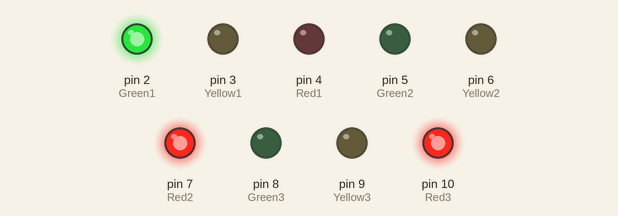
A sketch run on a simulated Arduino Uno, built with avr-gcc and run on an emulated ATmega328P. On the bench: output pins drawn as LEDs (lit = HIGH).

Above: at 0.1 s.
At 12.2 s:
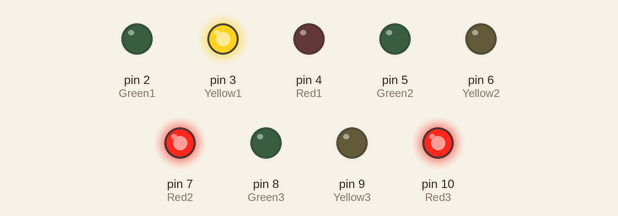
At 19.4 s:
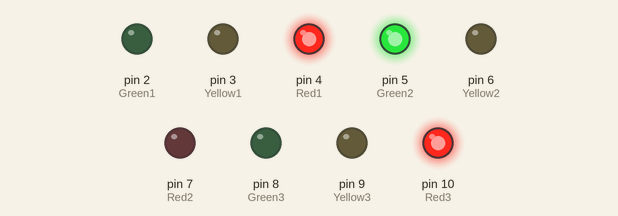
At 31.5 s:
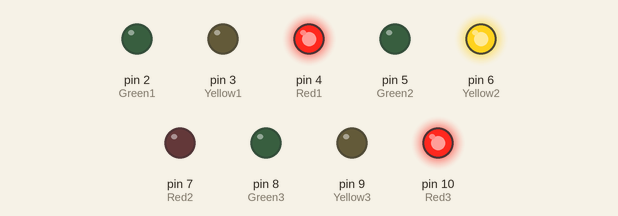
At 35.6 s:
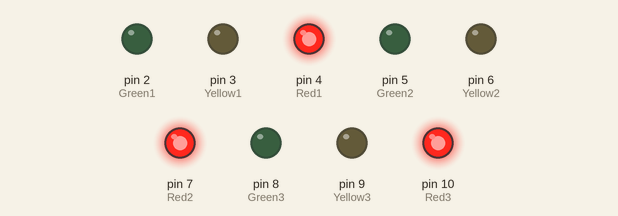
At 38.7 s:
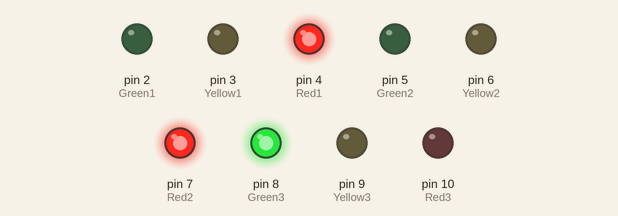
Timing chart, 0 to 40.0 s (numbered marks = the images above):
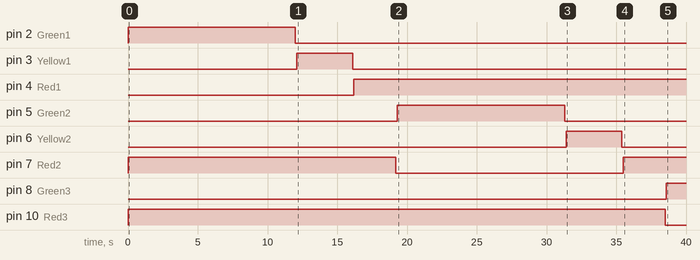

Measured:
- by itself, pin 2 (Green1): LOW → HIGH at 0.00 s, → LOW 12.0 s later
- by itself, pin 3 (Yellow1): LOW → HIGH at 12.1 s, → LOW 4.0 s later
- by itself, pin 4 (Red1): LOW → HIGH at 16.2 s
- by itself, pin 5 (Green2): LOW → HIGH at 19.3 s, → LOW 12.0 s later
- by itself, pin 6 (Yellow2): LOW → HIGH at 31.4 s, → LOW 4.0 s later
- by itself, pin 7 (Red2): LOW → HIGH at 0.00 s, → LOW 19.2 s later, → HIGH 16.3 s later
- by itself, pin 8 (Green3): LOW → HIGH at 38.6 s
- by itself, pin 10 (Red3): LOW → HIGH at 0.00 s, → LOW 38.5 s later

The sketch:

_4_TRAFFIC_LIGHTS.ino
```cpp
int Green1 = 2;
int Yellow1 = 3;
int Red1 = 4;
int Green2 = 5;
int Yellow2 = 6;
int Red2 = 7;
int Green3 = 8;
int Yellow3 = 9;
int Red3 = 10;

void setup() {

  // Initialize The LED Pins As Output Signals

  pinMode(Green1, OUTPUT);
  pinMode(Yellow1, OUTPUT);
  pinMode(Red1, OUTPUT);
  pinMode(Green2, OUTPUT);
  pinMode(Yellow2, OUTPUT);
  pinMode(Red2, OUTPUT);
  pinMode(Green3, OUTPUT);
  pinMode(Yellow3, OUTPUT);
  pinMode(Red3, OUTPUT);

  // Now The LEDs Are Initialized We Need To Tell The Arduino
  // Which Commands It Needs To Run In "VOID LOOP"

}

void loop() {


  //Turn On Red Lights Two And Three
  digitalWrite(Red2, HIGH);
  digitalWrite(Red3, HIGH);

  //Turn On/Off Green Light One
  digitalWrite(Green1, HIGH);
  delay(12000);
  digitalWrite(Green1, LOW);
  delay(100);

  //Turn On/Off Yellow Light One
  digitalWrite(Yellow1, HIGH);
  delay(4000);
  digitalWrite(Yellow1, LOW);
  delay(100);

  //Turn On Red Light One And Turn Off Red Light Two
  digitalWrite(Red1, HIGH);
  delay(3000);
  digitalWrite(Red2, LOW);
  delay(100);

  //Turn On/Off Green Light Two
  digitalWrite(Green2, HIGH);
  delay(12000);
  digitalWrite(Green2, LOW);
  delay(100);

  //Turn On/Off Yellow Light Two
  digitalWrite(Yellow2, HIGH);
  delay(4000);
  digitalWrite(Yellow2, LOW);
  delay(100);

  //Turn On Red Light Two And Turn Off Red Light Three
  digitalWrite(Red2, HIGH);
  delay(3000);
  digitalWrite(Red3, LOW);
  delay(100);

  //Turn On/Off Green Light Three
  digitalWrite(Green3, HIGH);
  delay(12000);
  digitalWrite(Green3, LOW);
  delay(100);

  //Turn On/Off Yellow Light Three
  digitalWrite(Yellow3, HIGH);
  delay(4000);
  digitalWrite(Yellow3, LOW);
  delay(100);

  //Turn On Red Light Three And Turn Off Red Light One
  digitalWrite(Red3, HIGH);
  delay(3000);
  digitalWrite(Red1, LOW);
  delay(100);

}
```
